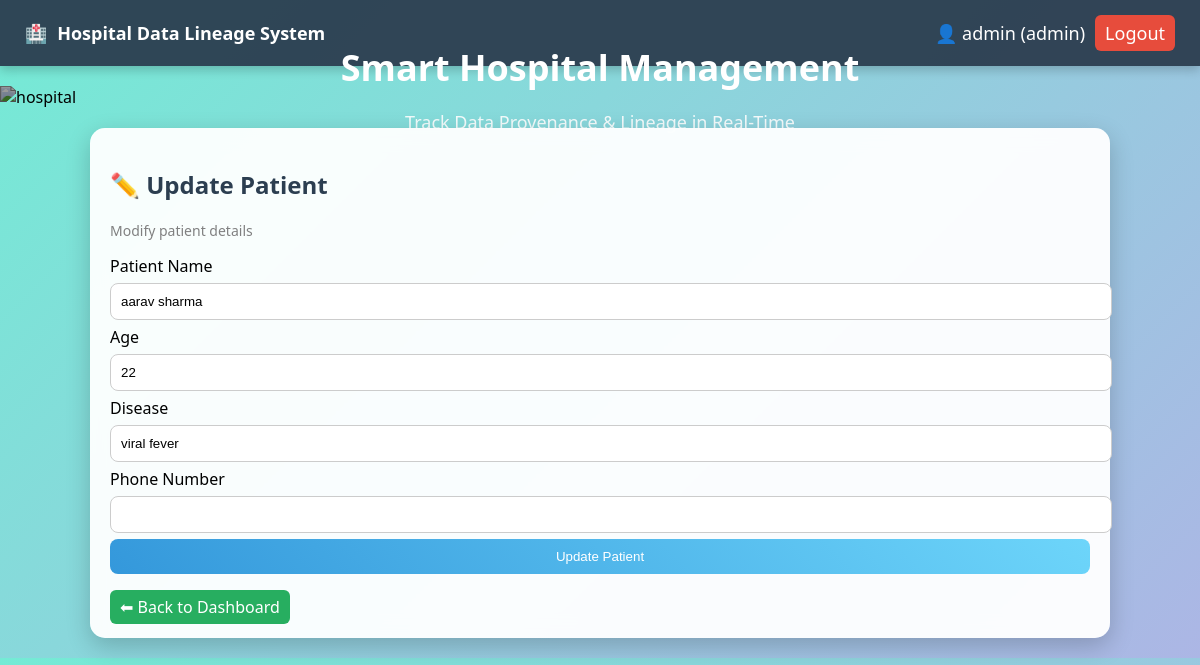
The page /update/1 (signed in) on the database as committed earlier.
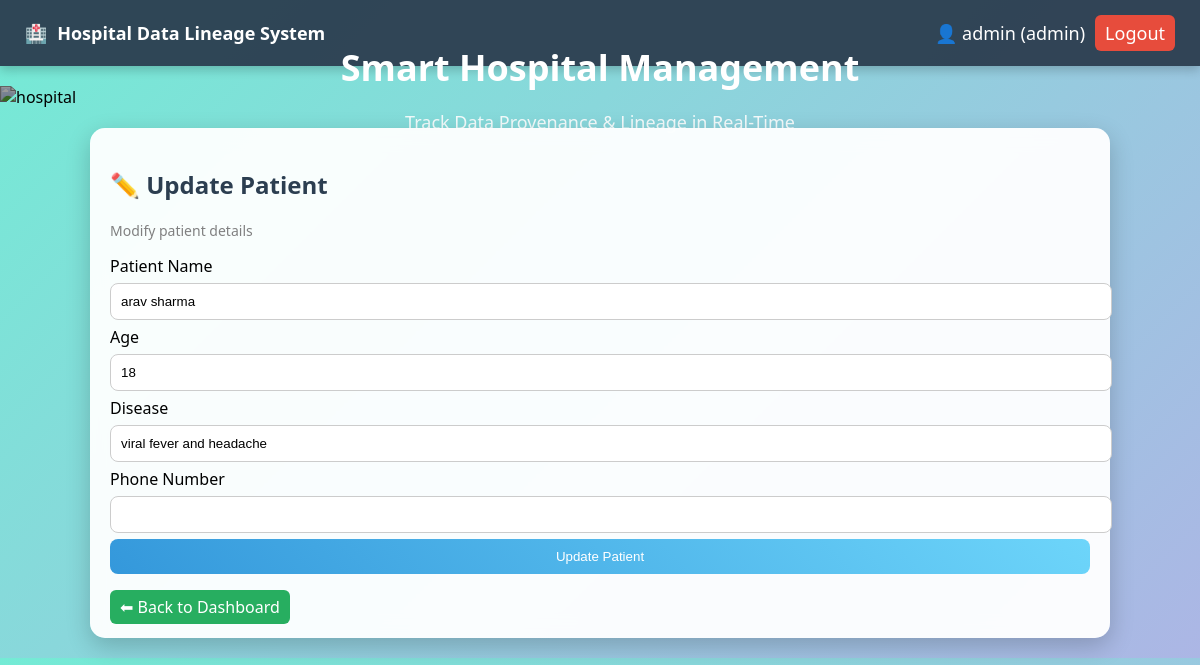
The same page on the database as committed later.
### tables this page shows
CREATE TABLE patients (
        id INTEGER PRIMARY KEY AUTOINCREMENT,
        name TEXT,
        age INTEGER,
        disease TEXT
    );

### app.py (the view, shortened to what this page needs)
@app.route('/update/<int:id>', methods=['GET','POST'])
@role_required(['admin','doctor'])
def update(id):
    conn = get_db()
    cur = conn.cursor()
    cur.execute("SELECT * FROM patients WHERE id=?", (id,))
    patient = cur.fetchone()
    return render_template('update.html', p=patient)

### app.py (called while the page is built)
def role_required(allowed_roles):
    def decorator(f):
        @wraps(f)
        def wrapper(*args, **kwargs):
            if 'user' not in session:
                return redirect('/')
            if session.get('role') not in allowed_roles:
                flash("⛔ Access Denied: You are not authorized")
                return redirect('/dashboard')
            return f(*args, **kwargs)
        return wrapper
    return decorator

### database.py (called while the page is built)
def get_db():
    conn = sqlite3.connect(DATABASE)
    conn.row_factory = sqlite3.Row
    conn.execute("PRAGMA foreign_keys = ON")
    return conn

### templates/update.html
{% extends 'base.html' %}
{% block content %}
<div class="form-container">
    <div class="card">
        <h2>✏️ Update Patient</h2>
        <p class="subtitle">Modify patient details</p>
        <form method="POST">
            <div class="input-group">
                <label>Patient Name</label>
                <input name="name" value="{{p.name}}" required>
            </div>
            <div class="input-group">
                <label>Age</label>
                <input name="age" value="{{p.age}}" required>
            </div>
            <div class="input-group">
                <label>Disease</label>
                <input name="disease" value="{{p.disease}}" required>
            </div>
            <div class="input-group">
                <label>Phone Number</label>
                <input name="phone_number" value="{{p.phone_number}}" required>
            </div>
            <button class="btn-primary">Update Patient</button>
        </form>
        <br>
        <a href="/dashboard" class="btn">⬅ Back to Dashboard</a>
    </div>
</div>
{% endblock %}

Rows that differ between the two databases and show on the page:
changed patients: name "aarav sharma" → "arav sharma"; age "22" → "18"; disease "viral fever" → "viral fever and headache"
